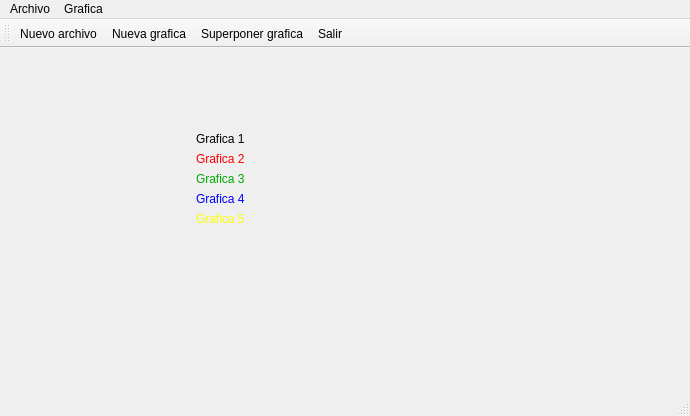
<?xml version="1.0" encoding="UTF-8"?>
<ui version="4.0">
 <class>VentanaPrincipal</class>
 <widget class="QMainWindow" name="VentanaPrincipal">
  <property name="geometry">
   <rect>
    <x>0</x>
    <y>0</y>
    <width>690</width>
    <height>416</height>
   </rect>
  </property>
  <property name="sizePolicy">
   <sizepolicy hsizetype="Preferred" vsizetype="Preferred">
    <horstretch>30</horstretch>
    <verstretch>0</verstretch>
   </sizepolicy>
  </property>
  <property name="windowTitle">
   <string>VentanaPrincipal</string>
  </property>
  <widget class="QWidget" name="centralWidget">
   <widget class="QWidget" name="layoutWidget">
    <property name="geometry">
     <rect>
      <x>13</x>
      <y>13</y>
      <width>359</width>
      <height>235</height>
     </rect>
    </property>
    <layout class="QHBoxLayout" name="horizontalLayout">
     <item>
      <widget class="QwtPlot" name="qwtPlot"/>
     </item>
     <item>
      <spacer name="verticalSpacer_4">
       <property name="orientation">
        <enum>Qt::Vertical</enum>
       </property>
       <property name="sizeHint" stdset="0">
        <size>
         <width>20</width>
         <height>40</height>
        </size>
       </property>
      </spacer>
     </item>
     <item>
      <layout class="QVBoxLayout" name="verticalLayout">
       <item>
        <spacer name="verticalSpacer_3">
         <property name="orientation">
          <enum>Qt::Vertical</enum>
         </property>
         <property name="sizeHint" stdset="0">
          <size>
           <width>20</width>
           <height>40</height>
          </size>
         </property>
        </spacer>
       </item>
       <item>
        <widget class="QLabel" name="labGrafica1">
         <property name="text">
          <string>Grafica 1</string>
         </property>
        </widget>
       </item>
       <item>
        <widget class="QLabel" name="labGrafica2">
         <property name="palette">
          <palette>
           <active>
            <colorrole role="WindowText">
             <brush brushstyle="SolidPattern">
              <color alpha="255">
               <red>255</red>
               <green>0</green>
               <blue>0</blue>
              </color>
             </brush>
            </colorrole>
           </active>
           <inactive>
            <colorrole role="WindowText">
             <brush brushstyle="SolidPattern">
              <color alpha="255">
               <red>255</red>
               <green>0</green>
               <blue>0</blue>
              </color>
             </brush>
            </colorrole>
           </inactive>
           <disabled>
            <colorrole role="WindowText">
             <brush brushstyle="SolidPattern">
              <color alpha="255">
               <red>120</red>
               <green>120</green>
               <blue>120</blue>
              </color>
             </brush>
            </colorrole>
           </disabled>
          </palette>
         </property>
         <property name="text">
          <string>Grafica 2</string>
         </property>
        </widget>
       </item>
       <item>
        <widget class="QLabel" name="labGrafica3">
         <property name="palette">
          <palette>
           <active>
            <colorrole role="WindowText">
             <brush brushstyle="SolidPattern">
              <color alpha="255">
               <red>0</red>
               <green>170</green>
               <blue>0</blue>
              </color>
             </brush>
            </colorrole>
           </active>
           <inactive>
            <colorrole role="WindowText">
             <brush brushstyle="SolidPattern">
              <color alpha="255">
               <red>0</red>
               <green>170</green>
               <blue>0</blue>
              </color>
             </brush>
            </colorrole>
           </inactive>
           <disabled>
            <colorrole role="WindowText">
             <brush brushstyle="SolidPattern">
              <color alpha="255">
               <red>120</red>
               <green>120</green>
               <blue>120</blue>
              </color>
             </brush>
            </colorrole>
           </disabled>
          </palette>
         </property>
         <property name="text">
          <string>Grafica 3</string>
         </property>
        </widget>
       </item>
       <item>
        <widget class="QLabel" name="labGrafica4">
         <property name="palette">
          <palette>
           <active>
            <colorrole role="WindowText">
             <brush brushstyle="SolidPattern">
              <color alpha="255">
               <red>0</red>
               <green>0</green>
               <blue>255</blue>
              </color>
             </brush>
            </colorrole>
           </active>
           <inactive>
            <colorrole role="WindowText">
             <brush brushstyle="SolidPattern">
              <color alpha="255">
               <red>0</red>
               <green>0</green>
               <blue>255</blue>
              </color>
             </brush>
            </colorrole>
           </inactive>
           <disabled>
            <colorrole role="WindowText">
             <brush brushstyle="SolidPattern">
              <color alpha="255">
               <red>120</red>
               <green>120</green>
               <blue>120</blue>
              </color>
             </brush>
            </colorrole>
           </disabled>
          </palette>
         </property>
         <property name="text">
          <string>Grafica 4</string>
         </property>
        </widget>
       </item>
       <item>
        <widget class="QLabel" name="labGrafica5">
         <property name="palette">
          <palette>
           <active>
            <colorrole role="WindowText">
             <brush brushstyle="SolidPattern">
              <color alpha="255">
               <red>255</red>
               <green>255</green>
               <blue>0</blue>
              </color>
             </brush>
            </colorrole>
           </active>
           <inactive>
            <colorrole role="WindowText">
             <brush brushstyle="SolidPattern">
              <color alpha="255">
               <red>255</red>
               <green>255</green>
               <blue>0</blue>
              </color>
             </brush>
            </colorrole>
           </inactive>
           <disabled>
            <colorrole role="WindowText">
             <brush brushstyle="SolidPattern">
              <color alpha="255">
               <red>120</red>
               <green>120</green>
               <blue>120</blue>
              </color>
             </brush>
            </colorrole>
           </disabled>
          </palette>
         </property>
         <property name="text">
          <string>Grafica 5</string>
         </property>
        </widget>
       </item>
       <item>
        <spacer name="verticalSpacer_2">
         <property name="orientation">
          <enum>Qt::Vertical</enum>
         </property>
         <property name="sizeHint" stdset="0">
          <size>
           <width>20</width>
           <height>40</height>
          </size>
         </property>
        </spacer>
       </item>
      </layout>
     </item>
     <item>
      <spacer name="verticalSpacer">
       <property name="orientation">
        <enum>Qt::Vertical</enum>
       </property>
       <property name="sizeHint" stdset="0">
        <size>
         <width>20</width>
         <height>40</height>
        </size>
       </property>
      </spacer>
     </item>
    </layout>
   </widget>
  </widget>
  <widget class="QMenuBar" name="menuBar">
   <property name="geometry">
    <rect>
     <x>0</x>
     <y>0</y>
     <width>690</width>
     <height>21</height>
    </rect>
   </property>
   <widget class="QMenu" name="menuArchivo">
    <property name="title">
     <string>Archivo</string>
    </property>
    <addaction name="actionNuevo"/>
    <addaction name="separator"/>
    <addaction name="actionArchivo1"/>
    <addaction name="actionArchivo2"/>
    <addaction name="actionArchivo3"/>
    <addaction name="actionArchivo4"/>
    <addaction name="actionArchivo5"/>
    <addaction name="separator"/>
    <addaction name="actionSalir"/>
   </widget>
   <widget class="QMenu" name="menuGrafica">
    <property name="title">
     <string>Grafica</string>
    </property>
    <widget class="QMenu" name="menuCantidad_de_puntos">
     <property name="title">
      <string>Cantidad de puntos</string>
     </property>
     <widget class="QMenu" name="menuGrafica_1">
      <property name="title">
       <string>Grafica 1</string>
      </property>
      <addaction name="actionGrafica1"/>
     </widget>
     <widget class="QMenu" name="menuGrafica_2">
      <property name="title">
       <string>Grafica 2</string>
      </property>
      <addaction name="actionGrafica2"/>
     </widget>
     <widget class="QMenu" name="menuGrafica_3">
      <property name="title">
       <string>Grafica 3</string>
      </property>
      <addaction name="actionGrafica3"/>
     </widget>
     <widget class="QMenu" name="menuGrafica_4">
      <property name="title">
       <string>Grafica 4</string>
      </property>
      <addaction name="actionGrafica4"/>
     </widget>
     <widget class="QMenu" name="menuGrafica_5">
      <property name="title">
       <string>Grafica 5</string>
      </property>
      <addaction name="actionGrafica5"/>
     </widget>
     <addaction name="menuGrafica_1"/>
     <addaction name="menuGrafica_2"/>
     <addaction name="menuGrafica_3"/>
     <addaction name="menuGrafica_4"/>
     <addaction name="menuGrafica_5"/>
    </widget>
    <widget class="QMenu" name="menuValor_maximo">
     <property name="title">
      <string>Valor máximo</string>
     </property>
     <addaction name="actionValMax"/>
    </widget>
    <widget class="QMenu" name="menuValor_minimo">
     <property name="title">
      <string>Valor mínimo</string>
     </property>
     <addaction name="actionValMin"/>
    </widget>
    <addaction name="actionNueva_grafica"/>
    <addaction name="actionSuperponer_grafica"/>
    <addaction name="separator"/>
    <addaction name="menuCantidad_de_puntos"/>
    <addaction name="menuValor_maximo"/>
    <addaction name="menuValor_minimo"/>
   </widget>
   <addaction name="menuArchivo"/>
   <addaction name="menuGrafica"/>
  </widget>
  <widget class="QToolBar" name="mainToolBar">
   <property name="sizePolicy">
    <sizepolicy hsizetype="Preferred" vsizetype="Fixed">
     <horstretch>0</horstretch>
     <verstretch>0</verstretch>
    </sizepolicy>
   </property>
   <attribute name="toolBarArea">
    <enum>TopToolBarArea</enum>
   </attribute>
   <attribute name="toolBarBreak">
    <bool>true</bool>
   </attribute>
   <addaction name="actionNuevo"/>
   <addaction name="actionNueva_grafica"/>
   <addaction name="actionSuperponer_grafica"/>
   <addaction name="actionSalir"/>
  </widget>
  <widget class="QStatusBar" name="statusBar"/>
  <action name="actionNuevo">
   <property name="icon">
    <iconset resource="imagenes.qrc">
     <normaloff>:/img/img/New-32.png</normaloff>:/img/img/New-32.png</iconset>
   </property>
   <property name="text">
    <string>Nuevo archivo</string>
   </property>
  </action>
  <action name="actionArchivo1">
   <property name="text">
    <string/>
   </property>
  </action>
  <action name="actionArchivo2">
   <property name="text">
    <string/>
   </property>
  </action>
  <action name="actionArchivo3">
   <property name="text">
    <string/>
   </property>
  </action>
  <action name="actionArchivo4">
   <property name="text">
    <string/>
   </property>
  </action>
  <action name="actionArchivo5">
   <property name="text">
    <string/>
   </property>
  </action>
  <action name="actionSalir">
   <property name="icon">
    <iconset resource="imagenes.qrc">
     <normaloff>:/img/img/Exit-32.png</normaloff>:/img/img/Exit-32.png</iconset>
   </property>
   <property name="text">
    <string>Salir</string>
   </property>
  </action>
  <action name="actionNueva_grafica">
   <property name="icon">
    <iconset resource="imagenes.qrc">
     <normaloff>:/img/img/Brushes-48.png</normaloff>:/img/img/Brushes-48.png</iconset>
   </property>
   <property name="text">
    <string>Nueva grafica</string>
   </property>
  </action>
  <action name="actionSuperponer_grafica">
   <property name="icon">
    <iconset resource="imagenes.qrc">
     <normaloff>:/img/img/Graphique (1).png</normaloff>:/img/img/Graphique (1).png</iconset>
   </property>
   <property name="text">
    <string>Superponer grafica</string>
   </property>
  </action>
  <action name="actionValMax">
   <property name="text">
    <string/>
   </property>
  </action>
  <action name="actionValMin">
   <property name="text">
    <string/>
   </property>
  </action>
  <action name="actionGrafica1">
   <property name="text">
    <string/>
   </property>
  </action>
  <action name="actionGrafica2">
   <property name="text">
    <string/>
   </property>
  </action>
  <action name="actionGrafica3">
   <property name="text">
    <string/>
   </property>
  </action>
  <action name="actionGrafica4">
   <property name="text">
    <string/>
   </property>
  </action>
  <action name="actionGrafica5">
   <property name="text">
    <string/>
   </property>
  </action>
 </widget>
 <layoutdefault spacing="6" margin="11"/>
 <customwidgets>
  <customwidget>
   <class>QwtPlot</class>
   <extends>QFrame</extends>
   <header>qwt_plot.h</header>
  </customwidget>
 </customwidgets>
 <resources>
  <include location="imagenes.qrc"/>
 </resources>
 <connections/>
</ui>
